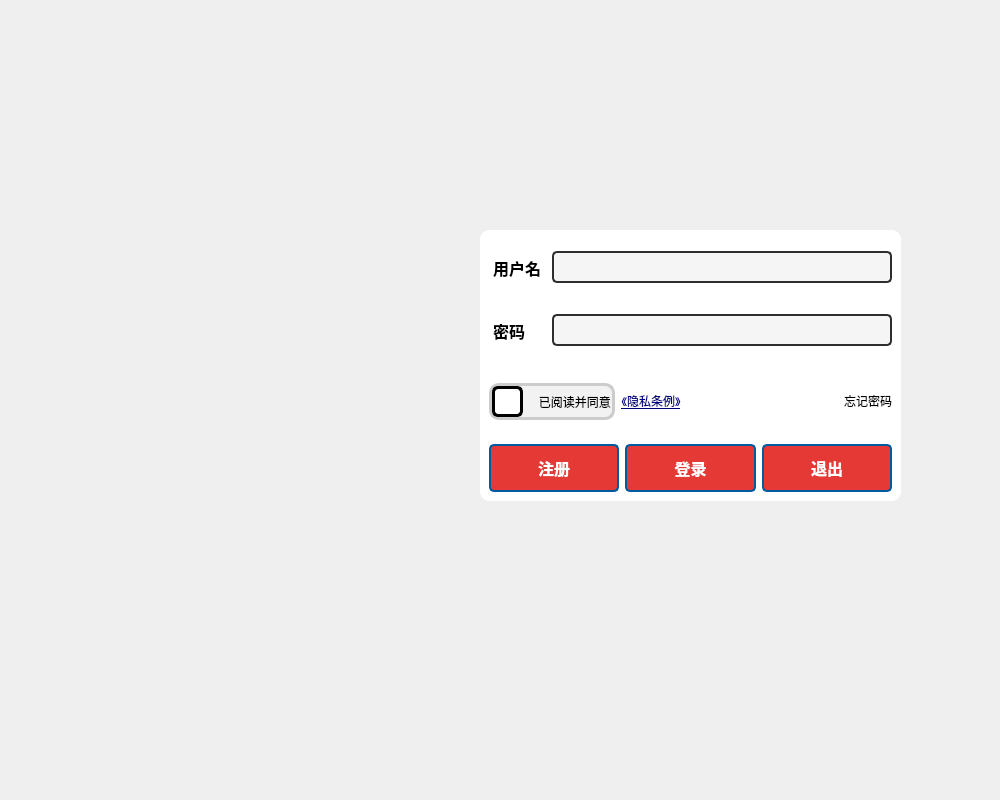
<?xml version="1.0" encoding="UTF-8"?>
<ui version="4.0">
 <class>Login</class>
 <widget class="QWidget" name="Login">
  <property name="geometry">
   <rect>
    <x>0</x>
    <y>0</y>
    <width>1000</width>
    <height>800</height>
   </rect>
  </property>
  <property name="windowTitle">
   <string>Form</string>
  </property>
  <widget class="QWidget" name="widget_5" native="true">
   <property name="geometry">
    <rect>
     <x>480</x>
     <y>230</y>
     <width>421</width>
     <height>271</height>
    </rect>
   </property>
   <property name="sizePolicy">
    <sizepolicy hsizetype="Expanding" vsizetype="Expanding">
     <horstretch>0</horstretch>
     <verstretch>0</verstretch>
    </sizepolicy>
   </property>
   <property name="styleSheet">
    <string notr="true">background-color: rgb(255, 255, 255);
border-radius:10px;
</string>
   </property>
   <layout class="QGridLayout" name="gridLayout_2">
    <item row="2" column="0">
     <widget class="QWidget" name="widget" native="true">
      <layout class="QHBoxLayout" name="horizontalLayout">
       <item>
        <widget class="QCheckBox" name="agreement">
         <property name="sizePolicy">
          <sizepolicy hsizetype="Fixed" vsizetype="Fixed">
           <horstretch>0</horstretch>
           <verstretch>0</verstretch>
          </sizepolicy>
         </property>
         <property name="maximumSize">
          <size>
           <width>16777215</width>
           <height>16777215</height>
          </size>
         </property>
         <property name="contextMenuPolicy">
          <enum>Qt::ContextMenuPolicy::ActionsContextMenu</enum>
         </property>
         <property name="styleSheet">
          <string notr="true">color: rgb(0, 0, 0);
QCheckBox {
                font-size: 16px;
                color: #333;
                padding: 10px;
            }

            QCheckBox::indicator {
                width: 25px;
                height: 25px;
                border: 3px solid #4CAF50;
                border-radius: 6px;  /* 圆角边框 */
                background-color: rgb(0, 0, 0);
                transition: all 0.3s ease;  /* 添加过渡动画 */
            }

            QCheckBox::indicator:checked {
                background-color: #4CAF50;  /* 选中时背景为绿色 */
                border: 3px solid #4CAF50;
            }

            QCheckBox::indicator:unchecked {
                background-color: white;
                border: 3px solid rgb(0, 0, 0);  /* 未选中时边框变为灰色 */
            }

            QCheckBox:hover::indicator {
                background-color: #e8f5e8;  /* 悬停时背景色变化 */
            }

            QCheckBox:pressed::indicator {
                background-color: #388e3c;  /* 按下时背景变为深绿色 */
            }

            QCheckBox:disabled {
                color: #aaa;
            }

            QCheckBox:disabled::indicator {
                background-color: #f2f2f2;
                border: 3px solid #ccc;
            }</string>
         </property>
         <property name="text">
          <string>   已阅读并同意</string>
         </property>
        </widget>
       </item>
       <item>
        <widget class="QPushButton" name="privacyButton">
         <property name="font">
          <font>
           <underline>true</underline>
          </font>
         </property>
         <property name="styleSheet">
          <string notr="true">color: rgb(0, 0, 127);</string>
         </property>
         <property name="text">
          <string>《隐私条例》</string>
         </property>
        </widget>
       </item>
       <item>
        <spacer name="horizontalSpacer">
         <property name="orientation">
          <enum>Qt::Orientation::Horizontal</enum>
         </property>
         <property name="sizeHint" stdset="0">
          <size>
           <width>40</width>
           <height>20</height>
          </size>
         </property>
        </spacer>
       </item>
       <item>
        <widget class="QPushButton" name="pushButton">
         <property name="styleSheet">
          <string notr="true">color: rgb(0, 0, 0);</string>
         </property>
         <property name="text">
          <string>忘记密码</string>
         </property>
        </widget>
       </item>
      </layout>
     </widget>
    </item>
    <item row="3" column="0">
     <widget class="QWidget" name="widget_4" native="true">
      <layout class="QHBoxLayout" name="horizontalLayout_8">
       <item>
        <widget class="QPushButton" name="registerButton">
         <property name="sizePolicy">
          <sizepolicy hsizetype="Minimum" vsizetype="Fixed">
           <horstretch>0</horstretch>
           <verstretch>0</verstretch>
          </sizepolicy>
         </property>
         <property name="autoFillBackground">
          <bool>false</bool>
         </property>
         <property name="styleSheet">
          <string notr="true">background-color: #e53935;color: white;font-size: 16px;font-family: &quot;Arial&quot;, sans-serif;font-weight: bold;  padding: 10px;border: 2px solid #005A9E;  border-radius: 5px; transition: all 0.3s ease; 
hover background-color: #d32f2f ; hover border: 2px solid #004578; 
pressed background-color: #004578;pressed border: 2px solid #002F5D; pressed color: #D6EFFF; </string>
         </property>
         <property name="text">
          <string>注册</string>
         </property>
        </widget>
       </item>
       <item>
        <widget class="QPushButton" name="loginButton">
         <property name="enabled">
          <bool>true</bool>
         </property>
         <property name="sizePolicy">
          <sizepolicy hsizetype="Minimum" vsizetype="Fixed">
           <horstretch>0</horstretch>
           <verstretch>0</verstretch>
          </sizepolicy>
         </property>
         <property name="styleSheet">
          <string notr="true">background-color: #e53935;color: white;font-size: 16px;font-family: &quot;Arial&quot;, sans-serif;font-weight: bold;  padding: 10px;border: 2px solid #005A9E;  border-radius: 5px; transition: all 0.3s ease; 
hover background-color: #d32f2f ; hover border: 2px solid #004578; 
pressed background-color: #004578;pressed border: 2px solid #002F5D; pressed color: #D6EFFF; </string>
         </property>
         <property name="text">
          <string>登录</string>
         </property>
         <property name="iconSize">
          <size>
           <width>12</width>
           <height>12</height>
          </size>
         </property>
         <property name="shortcut">
          <string>Return</string>
         </property>
         <property name="default">
          <bool>false</bool>
         </property>
        </widget>
       </item>
       <item>
        <widget class="QPushButton" name="exitButton">
         <property name="sizePolicy">
          <sizepolicy hsizetype="Minimum" vsizetype="Fixed">
           <horstretch>0</horstretch>
           <verstretch>0</verstretch>
          </sizepolicy>
         </property>
         <property name="autoFillBackground">
          <bool>false</bool>
         </property>
         <property name="styleSheet">
          <string notr="true">background-color: #e53935;color: white;font-size: 16px;font-family: &quot;Arial&quot;, sans-serif;font-weight: bold;  padding: 10px;border: 2px solid #005A9E;  border-radius: 5px; transition: all 0.3s ease; 
hover background-color: #d32f2f ; hover border: 2px solid #004578; 
pressed background-color: #004578;pressed border: 2px solid #002F5D; pressed color: #D6EFFF; </string>
         </property>
         <property name="text">
          <string>退出</string>
         </property>
        </widget>
       </item>
      </layout>
     </widget>
    </item>
    <item row="1" column="0">
     <widget class="QWidget" name="widget_6" native="true">
      <layout class="QGridLayout" name="gridLayout">
       <item row="2" column="0">
        <widget class="QLabel" name="passwordLabel">
         <property name="sizePolicy">
          <sizepolicy hsizetype="Preferred" vsizetype="Expanding">
           <horstretch>0</horstretch>
           <verstretch>0</verstretch>
          </sizepolicy>
         </property>
         <property name="styleSheet">
          <string notr="true">color: black;font-size: 16px; font-weight: bold; font-family: &quot;Arial&quot;, sans-serif;margin: 10px 0;  text-align: center;background-color: transparent;</string>
         </property>
         <property name="text">
          <string>密码</string>
         </property>
        </widget>
       </item>
       <item row="2" column="1">
        <widget class="QLineEdit" name="passwordEdit">
         <property name="sizePolicy">
          <sizepolicy hsizetype="Expanding" vsizetype="Fixed">
           <horstretch>0</horstretch>
           <verstretch>0</verstretch>
          </sizepolicy>
         </property>
         <property name="font">
          <font>
           <family>Arial</family>
           <pointsize>-1</pointsize>
          </font>
         </property>
         <property name="styleSheet">
          <string notr="true">background-color: #F5F5F5;  color: #333333;   font-size: 14px;font-family: &quot;Arial&quot;, sans-serif;padding: 5px;  border: 2px solid #2e2e2e; border-radius: 5px;outline: none;
focus border:  1px solid #5b86e5;focus background-color: #FFFFFF;</string>
         </property>
         <property name="echoMode">
          <enum>QLineEdit::EchoMode::Password</enum>
         </property>
        </widget>
       </item>
       <item row="1" column="1">
        <widget class="QLineEdit" name="usernameEdit">
         <property name="sizePolicy">
          <sizepolicy hsizetype="Expanding" vsizetype="Fixed">
           <horstretch>0</horstretch>
           <verstretch>0</verstretch>
          </sizepolicy>
         </property>
         <property name="font">
          <font>
           <family>Arial</family>
           <pointsize>-1</pointsize>
          </font>
         </property>
         <property name="styleSheet">
          <string notr="true">background-color: #F5F5F5;  color: #333333;   font-size: 14px;font-family: &quot;Arial&quot;, sans-serif;padding: 5px;  border: 2px solid #2e2e2e; border-radius: 5px;outline: none;
focus border:  1px solid #5b86e5;focus background-color: #FFFFFF;</string>
         </property>
        </widget>
       </item>
       <item row="1" column="0">
        <widget class="QLabel" name="usernameLabel">
         <property name="sizePolicy">
          <sizepolicy hsizetype="Preferred" vsizetype="Expanding">
           <horstretch>0</horstretch>
           <verstretch>0</verstretch>
          </sizepolicy>
         </property>
         <property name="styleSheet">
          <string notr="true">color: black;font-size: 16px; font-weight: bold; font-family: &quot;Arial&quot;, sans-serif;margin: 10px 0;  text-align: center;background-color: transparent;</string>
         </property>
         <property name="text">
          <string>用户名</string>
         </property>
        </widget>
       </item>
      </layout>
     </widget>
    </item>
   </layout>
  </widget>
 </widget>
 <tabstops>
  <tabstop>usernameEdit</tabstop>
  <tabstop>passwordEdit</tabstop>
  <tabstop>agreement</tabstop>
  <tabstop>privacyButton</tabstop>
  <tabstop>registerButton</tabstop>
  <tabstop>loginButton</tabstop>
  <tabstop>exitButton</tabstop>
 </tabstops>
 <resources/>
 <connections/>
</ui>
